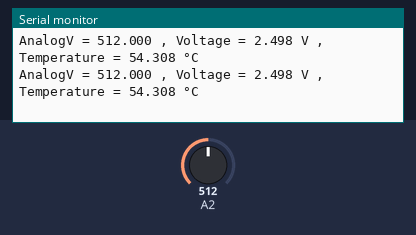
Bench run of a sketch on a simulated Arduino Uno, built with avr-gcc and run on an emulated ATmega328P. Shown: the last lines printed to the serial monitor. The test bench sets the inputs (shaded band); at power-on: A2 = 512.

Above: at 1.3 s.
1.4 s: A2 set to 979
At 1.9 s:
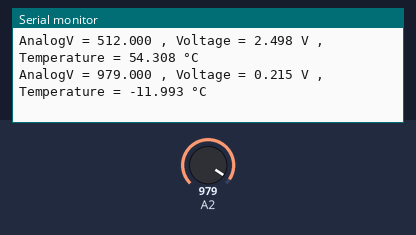
2.9 s: A2 set to 996
At 3.4 s:
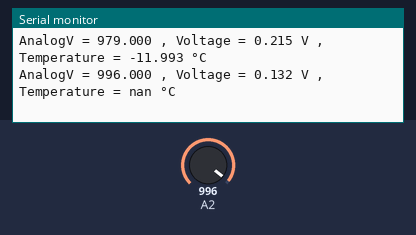
14.0 s: A2 set to 110
At 14.5 s:
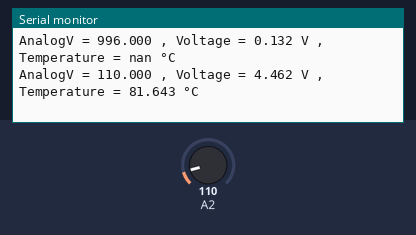
17.0 s: A2 set to 93
At 17.5 s:
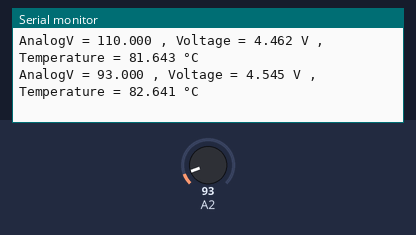
Timing chart, 0 to 19.5 s (numbered marks = the images above; inputs shaded):
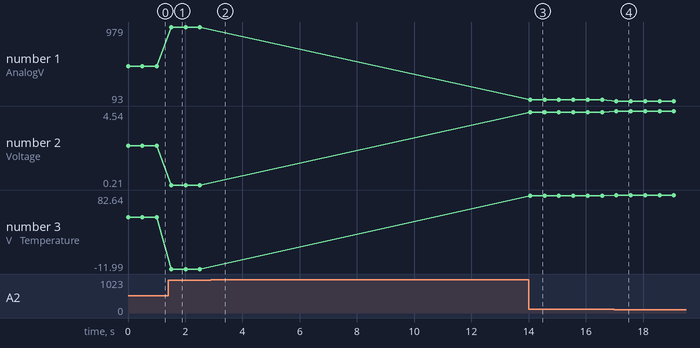

The sketch:

Thermistor_Calibration_Code.ino
```cpp
float Vr, VNTC;
float a = 0.0004, b = 0.0175, c = 0.3674, d, T; // V-T from Resistor which series to Thermistor : y = 0.0004x^2 + 0.0175x + 0.3674

void setup() {
  pinMode(A2, INPUT);
  Serial.begin(9600);
}

void loop() {
  VNTC = analogRead(A2);
  Vr = 5 - (VNTC * 5/1023); //Voltage divider from 5V DC source
  d = sqrt(b * b - 4 * a * (c-Vr)); // quadratic eq formula
  T = (-b + d) / (2 * a);
  Serial.print("AnalogV = ");
  Serial.print(VNTC, 3);
  Serial.print(" , Voltage = ");
  Serial.print(Vr, 3);
  Serial.print(" V , Temperature = ");
  Serial.print(T, 3);
  Serial.println(" °C ");
  delay(500);

}
```

Measured:
- the behaviour switches between 986 and 987 on A2 (found by bisection; images 1 and 2)
- after the input at 1.4 s, the serial monitor: prints a new line after 0.11 s (image 1)
- after the input at 2.9 s, the serial monitor: prints a new line after 0.12 s (image 2)
- after the input at 14.0 s, the serial monitor: prints a new line after 0.05 s (image 3)
- after the input at 17.0 s, the serial monitor: prints a new line after 0.07 s (image 4)
- plotted number 1: 512 → 979 after the input at 1.4 s, 979 → 110 after the input at 14.0 s, 110 → 93 after the input at 17.0 s
- plotted number 2: 2.5 → 0.21 after the input at 1.4 s, 0.21 → 4.46 after the input at 14.0 s, 4.46 → 4.54 after the input at 17.0 s
- plotted number 3: 54.31 → -11.99 after the input at 1.4 s, -11.99 → 81.64 after the input at 14.0 s, 81.64 → 82.64 after the input at 17.0 s
